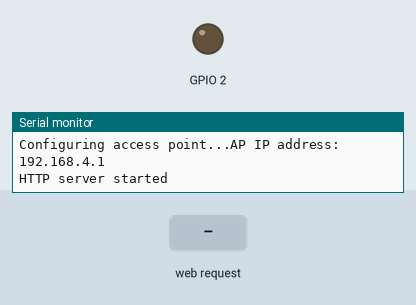
Recording of a sketch running on a simulated ESP8266 (NodeMCU). On the bench: output pins drawn as LEDs (lit = HIGH), the last lines printed to the serial monitor. Inputs (shaded band) come from the test bench.

Above: at 2.2 s.
2.3 s: HTTP request GET /led1 received
At 3.5 s:
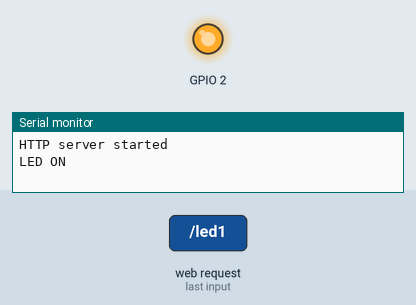
3.8 s: HTTP request GET /led0 received
At 4.8 s:
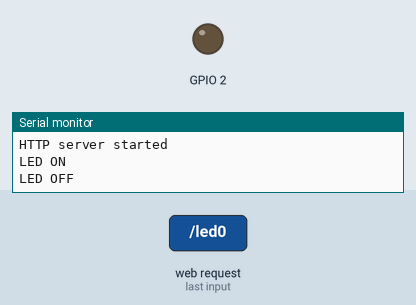
5.3 s: HTTP request GET /led1?state=1 received
At 6.0 s:
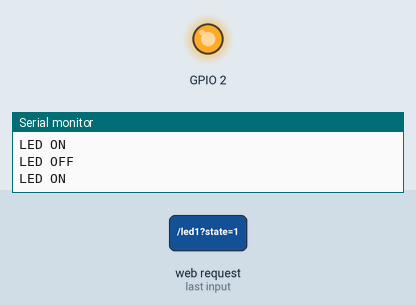
6.8 s: HTTP request GET /led0?state=1 received
At 7.1 s:
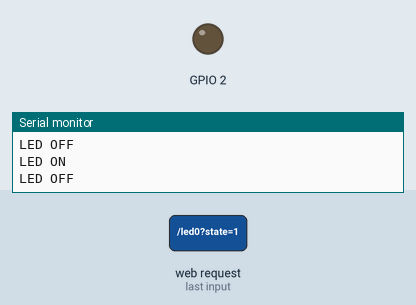
Timing chart, 0 to 9.3 s (numbered marks = the images above; inputs shaded):
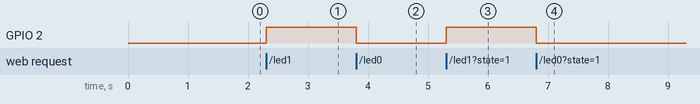

The sketch:

WiFiAccess.ino
```cpp
// WiFi Server of Proximity Detection

//Ref:
//https://github.com/esp8266/Arduino/issues/1664
//http://www.esp8266.com/viewtopic.php?f=29&t=2153


#include <ESP8266WiFi.h>
#include<WiFiClient.h>
#include<ESP8266WebServer.h>`

const char *ssid = "SANTOSH_AP";
const char *password = "watchdog";

ESP8266WebServer server(80);

void handle_led1(){
  digitalWrite(2, 1);
  server.send(200, "text/plain", String("LED ON "));
  Serial.println("LED ON ");
}

void handle_led0(){
  digitalWrite(2, 0);
  server.send(200, "text/plain", String("LED OFF "));
  Serial.println("LED OFF ");
}


void handle_myid() {
  String state=server.arg("state");
  String Clientid = state;
  server.send(200, "text/plain", "myid is: " + Clientid);
  Serial.println(Clientid);
};


void setup() {
  delay(1000);
  Serial.begin(115200);
  // prepare GPIO2
  pinMode(2, OUTPUT);
  digitalWrite(2, 0);

  Serial.println();
  Serial.print("Configuring access point...");
  /* You can remove the password parameter if you want the AP to be open. */
  WiFi.softAP(ssid, password);

  IPAddress myIP = WiFi.softAPIP();
  Serial.print("AP IP address: ");
  Serial.println(myIP);
  server.begin();
  Serial.println("HTTP server started");
  server.on("/led1",handle_led1);
  server.on("/led0",handle_led0);
  server.on("/myid",handle_myid);
}

void loop() {
  server.handleClient();
}
```

Measured:
- after the input at 2.3 s, GPIO 2: LOW → HIGH at once
- after the input at 3.8 s, GPIO 2: HIGH → LOW at once
- after the input at 5.3 s, GPIO 2: LOW → HIGH at once
- after the input at 6.8 s, GPIO 2: HIGH → LOW at once
